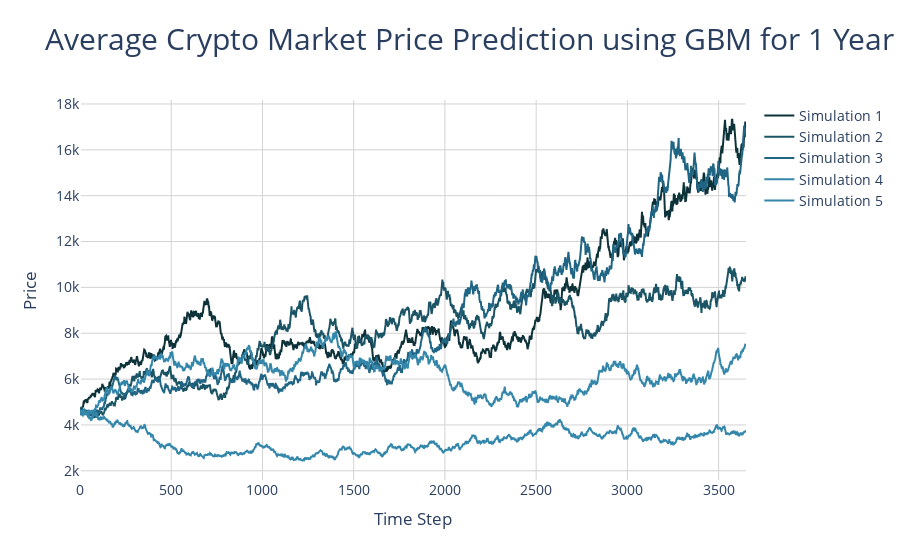

The code cell stored with this chart in its notebook:
### Code cell
# Create the plot
fig = go.Figure()

# Define a list of colors
colors = ['#0D3239', '#1A5465', '#206583', '#3487AB', '#3487AB']

# Add each simulated prices line with different colors
for i, prices in enumerate(simulations):
    fig.add_trace(go.Scatter(
        x=list(range(len(prices))),
        y=prices,
        mode='lines',
        name=f'Simulation {i+1}',
        line=dict(color=colors[i % len(colors)], width=2)
    ))

# Update layout for aesthetics
fig.update_layout(
    title={
        'text': 'Average Crypto Market Price Prediction using GBM for 1 Year',
        'font': {
            'size': 30
        }
    },
    xaxis_title='Time Step',
    yaxis_title='Price',
    font=dict(size=14),
    plot_bgcolor='white',
    xaxis=dict(showgrid=True, gridcolor='lightgrey'),
    yaxis=dict(showgrid=True, gridcolor='lightgrey')
)

### Figure 1 — Plotly figure (JSON) as saved in the notebook; plotly's stock layout.template omitted (floating-point values rounded to 4 significant figures; data arrays with more than 128 entries replaced by an {"elided": "..."} marker saying what was removed)
{"data": [{"line": {"color": "#0D3239", "width": 2}, "mode": "lines", "name": "Simulation 1", "type": "scatter", "x": {"elided": "3651 int values"}, "y": {"elided": "3651 float values"}}, {"line": {"color": "#1A5465", "width": 2}, "mode": "lines", "name": "Simulation 2", "type": "scatter", "x": {"elided": "3651 int values"}, "y": {"elided": "3651 float values"}}, {"line": {"color": "#206583", "width": 2}, "mode": "lines", "name": "Simulation 3", "type": "scatter", "x": {"elided": "3651 int values"}, "y": {"elided": "3651 float values"}}, {"line": {"color": "#3487AB", "width": 2}, "mode": "lines", "name": "Simulation 4", "type": "scatter", "x": {"elided": "3651 int values"}, "y": {"elided": "3651 float values"}}, {"line": {"color": "#3487AB", "width": 2}, "mode": "lines", "name": "Simulation 5", "type": "scatter", "x": {"elided": "3651 int values"}, "y": {"elided": "3651 float values"}}], "layout": {"font": {"size": 14}, "plot_bgcolor": "white", "title": {"font": {"size": 30}, "text": "Average Crypto Market Price Prediction using GBM for 1 Year"}, "xaxis": {"gridcolor": "lightgrey", "showgrid": true, "title": {"text": "Time Step"}}, "yaxis": {"gridcolor": "lightgrey", "showgrid": true, "title": {"text": "Price"}}}}
